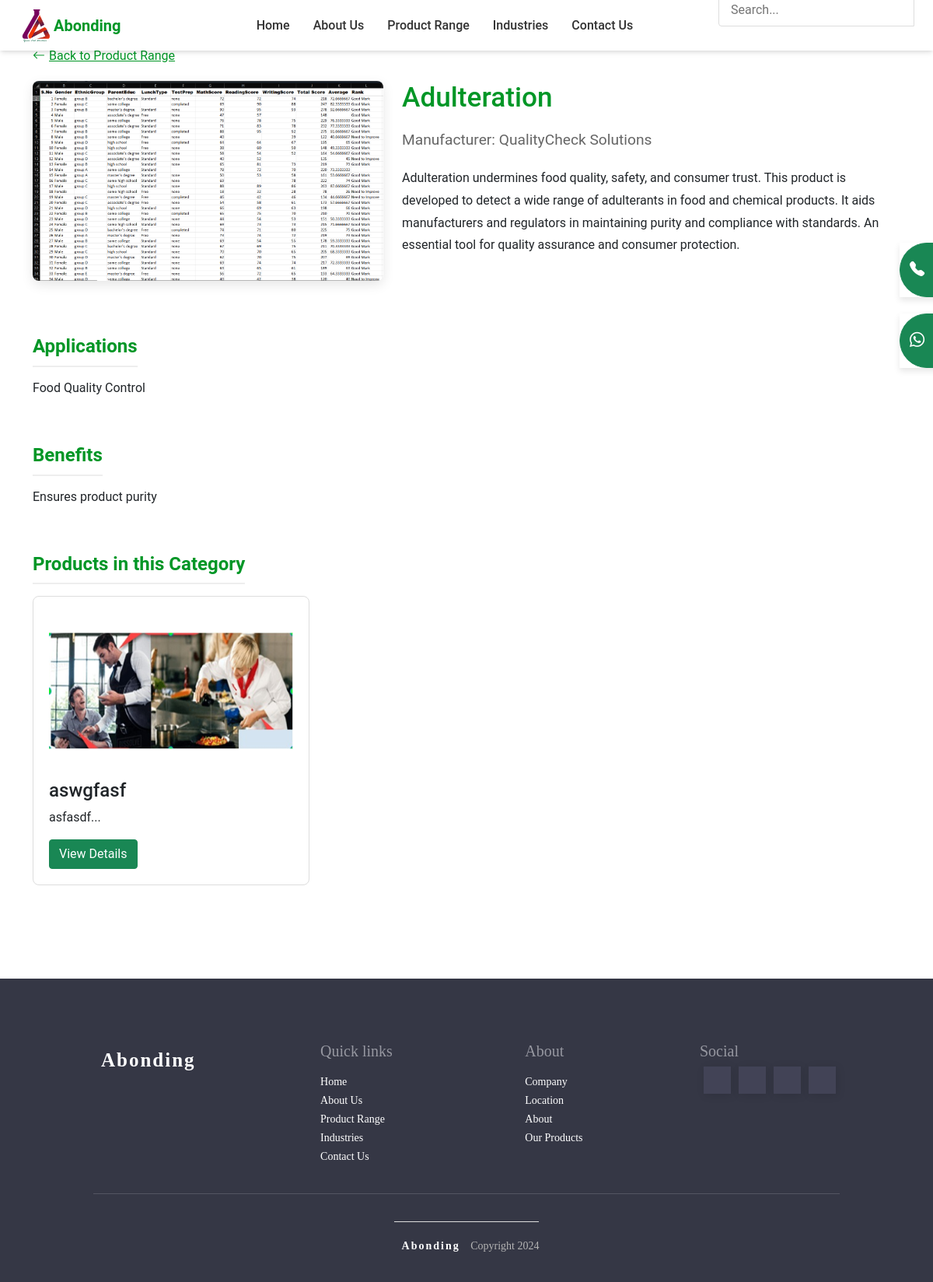
Page /productdetails.php?id=11 on the committed database.
### tables this page shows
CREATE TABLE `site_settings` (
  `id` int NOT NULL,
  `site_name` varchar(100) NOT NULL,
  `logo_path` varchar(255) DEFAULT NULL,
  `footer_copyright` text,
  `contact_whatsapp` varchar(20) DEFAULT NULL,
  `contact_phone` varchar(20) DEFAULT NULL,
  `created_at` timestamp NULL DEFAULT CURRENT_TIMESTAMP,
  `updated_at` timestamp NULL DEFAULT CURRENT_TIMESTAMP ON UPDATE CURRENT_TIMESTAMP,
  `industries_description` varchar(2000) NOT NULL
);

CREATE TABLE `product_categories` (
  `id` int NOT NULL,
  `name` varchar(100) NOT NULL,
  `image_path` varchar(255) DEFAULT NULL,
  `description` text,
  `applications` text,
  `benefits` text,
  `manufacturer` varchar(255) DEFAULT NULL,
  `is_active` tinyint(1) DEFAULT '1',
  `created_at` timestamp NULL DEFAULT CURRENT_TIMESTAMP,
  `updated_at` timestamp NULL DEFAULT CURRENT_TIMESTAMP ON UPDATE CURRENT_TIMESTAMP
);

CREATE TABLE `products` (
  `id` int NOT NULL,
  `category_id` int DEFAULT NULL,
  `name` varchar(100) NOT NULL,
  `image_path` varchar(255) DEFAULT NULL,
  `description` text,
  `link` varchar(255) DEFAULT NULL,
  `is_active` tinyint(1) DEFAULT '1',
  `created_at` timestamp NULL DEFAULT CURRENT_TIMESTAMP,
  `updated_at` timestamp NULL DEFAULT CURRENT_TIMESTAMP ON UPDATE CURRENT_TIMESTAMP
);

### includes/db.php (called while the page is built, shortened)
<?php
class Database {
    private $conn;
    public function __construct() {
        $this->conn = new mysqli(DB_HOST, DB_USER, DB_PASS, DB_NAME);
    }
    public function query($sql, $params = []) {
        $stmt = $this->conn->prepare($sql);
        if (!empty($params)) {
            $types = str_repeat('s', count($params));
            $stmt->bind_param($types, ...$params);
        }
        $stmt->execute();
        return $stmt;
    }
    public function fetchAll($sql, $params = []) {
        $stmt = $this->query($sql, $params);
        $result = $stmt->get_result();
        return $result->fetch_all(MYSQLI_ASSOC);
    }
    public function fetchOne($sql, $params = []) {
        $stmt = $this->query($sql, $params);
        $result = $stmt->get_result();
        return $result->fetch_assoc();
    }
}
$db = new Database();
?>

### productdetails.php (the view, shortened to what this page needs)
<?php
require_once 'includes/db.php';
$categoryId = $_GET['id'] ?? 0;
$category = $db->fetchOne("SELECT * FROM product_categories WHERE id = ?", [$categoryId]);
$products = $db->fetchAll("SELECT * FROM products WHERE category_id = ? AND is_active = 1 ORDER BY name", [$categoryId]);
?>
<!DOCTYPE html>
<html lang="en">
<head>
    <link href="https://cdn.jsdelivr.net/npm/bootstrap@5.0.2/dist/css/bootstrap.min.css" rel="stylesheet">
    <link rel="stylesheet" href="https://cdnjs.cloudflare.com/ajax/libs/bootstrap-icons/1.10.5/font/bootstrap-icons.min.css">
    <link rel="stylesheet" href="<?php echo BASE_URL; ?>/assets/css/style.css">
    <link rel="stylesheet" href="<?php echo BASE_URL; ?>/assets/css/header.css">
    <link rel="stylesheet" href="<?php echo BASE_URL; ?>/assets/css/footer.css">
</head>
<body>
    <?php include 'includes/header.php'; ?>
    <section class="product-detail-section">
        <div class="container">
            <a href="<?php echo BASE_URL; ?>/productrange.php" class="back-link">
                <i class="bi bi-arrow-left"></i> Back to Product Range
            </a>
            <div class="product-header">
                <div class="row">
                    <div class="col-md-5">
                        <?php if ($category['image_path']): ?>
                        <img src="<?php echo BASE_URL . '/' . htmlspecialchars($category['image_path']); ?>" alt="<?php echo htmlspecialchars($category['name']); ?>" class="product-image">
                        <?php endif; ?>
                    </div>
                    <div class="col-md-7">
                        <h1 class="product-title"><?php echo htmlspecialchars($category['name']); ?></h1>
                        <?php if (!empty($category['manufacturer'])): ?>
                        <p class="product-manufacturer">Manufacturer: <?php echo htmlspecialchars($category['manufacturer']); ?></p>
                        <?php endif; ?>
                        <div class="product-description">
                            <?php echo nl2br(htmlspecialchars($category['description'])); ?>
                        </div>
                    </div>
                </div>
            </div>
            <?php if (!empty($category['applications'])): ?>
            <div class="product-features">
                <h3 class="section-title">Applications</h3>
                <div class="row">
                    <div class="col-12">
                        <?php echo nl2br(htmlspecialchars($category['applications'])); ?>
                    </div>
                </div>
            </div>
            <?php endif; ?>
            <?php if (!empty($category['benefits'])): ?>
            <div class="product-features">
                <h3 class="section-title">Benefits</h3>
                <div class="row">
                    <div class="col-12">
                        <?php echo nl2br(htmlspecialchars($category['benefits'])); ?>
                    </div>
                </div>
            </div>
            <?php endif; ?>
            <?php if (!empty($products)): ?>
            <div class="related-products">
                <h3 class="section-title">Products in this Category</h3>
                <div class="row">
                    <?php foreach ($products as $product): ?>
                    <div class="col-md-4">
                        <div class="product-card">
                            <?php if ($product['image_path']): ?>
                            <img src="<?php echo BASE_URL . '/' . htmlspecialchars($product['image_path']); ?>" alt="<?php echo htmlspecialchars($product['name']); ?>">
                            <?php endif; ?>
                            <h4><?php echo htmlspecialchars($product['name']); ?></h4>
                            <p><?php echo htmlspecialchars(substr($product['description'], 0, 100)); ?>...</p>
                            <a href="#" class="btn btn-success">View Details</a>
                        </div>
                    </div>
                    <?php endforeach; ?>
                </div>
            </div>
            <?php endif; ?>
        </div>
    </section>
    <?php include 'includes/footer.php'; ?>
</body>
</html>

### includes/header.php (shortened to what this page needs)
<?php
if (!isset($settings)) {
    require_once __DIR__ . '/db.php';
    $db = new Database();
    $settings = $db->fetchOne("SELECT * FROM site_settings LIMIT 1") ?: [];
}
?>
<header class="header" id="header">
    <nav class="navbar container">
        <section class="navbar__left">
            <a href="<?php echo BASE_URL; ?>" class="brand" style="text-decoration: none;color:#019626;font-weight:700;font-size: 20px;">
                <img src="<?php echo BASE_URL . '/' . htmlspecialchars($settings['logo_path'] ?? 'assets/img/logo.png'); ?>" style="height:45px"/>
                <?php echo htmlspecialchars($settings['site_name'] ?? 'Abonding'); ?>
            </a>
        </section>
        <section class="navbar__center">
            <ul class="nav__links">
                <li><a href="<?php echo BASE_URL; ?>" class="<?php echo basename($_SERVER['PHP_SELF']) == 'index.php' ? 'active' : ''; ?>">Home</a></li>
                <li><a href="<?php echo BASE_URL; ?>/aboutus.php" class="<?php echo basename($_SERVER['PHP_SELF']) == 'aboutus.php' ? 'active' : ''; ?>">About Us</a></li>
                <li><a href="<?php echo BASE_URL; ?>/productrange.php" class="<?php echo basename($_SERVER['PHP_SELF']) == 'productrange.php' ? 'active' : ''; ?>">Product Range</a></li>
                <li><a href="<?php echo BASE_URL; ?>/industries.php" class="<?php echo basename($_SERVER['PHP_SELF']) == 'industries.php' ? 'active' : ''; ?>">Industries</a></li>
                <li><a href="<?php echo BASE_URL; ?>/contactus.php" class="<?php echo basename($_SERVER['PHP_SELF']) == 'contactus.php' ? 'active' : ''; ?>">Contact Us</a></li>
            </ul>
        </section>
        <section class="navbar__right">
            <div class="search-box">
                <form action="<?php echo BASE_URL; ?>/search.php" method="get">
                    <input type="text" name="q" placeholder="Search..." class="search-input">
                    <button type="submit" class="search-button">
                        <i class="bi bi-search"></i>
                    </button>
                </form>
            </div>
        </section>
    </nav>
</header>

### includes/footer.php (shortened to what this page needs)
<footer>
    <div class="up-section">
        <a href="<?php echo BASE_URL; ?>" class="f-logo">
            <?php echo htmlspecialchars($settings['site_name'] ?? 'Abonding'); ?>
        </a>
        <ul>
            <h1>Quick links</h1>
            <li><a href="<?php echo BASE_URL; ?>" class="<?php echo basename($_SERVER['PHP_SELF']) == 'index.php' ? 'active' : ''; ?>">Home</a></li>
                <li><a href="<?php echo BASE_URL; ?>/aboutus.php" class="<?php echo basename($_SERVER['PHP_SELF']) == 'aboutus.php' ? 'active' : ''; ?>">About Us</a></li>
                <li><a href="<?php echo BASE_URL; ?>/productrange.php" class="<?php echo basename($_SERVER['PHP_SELF']) == 'productrange.php' ? 'active' : ''; ?>">Product Range</a></li>
                <li><a href="<?php echo BASE_URL; ?>/industries.php" class="<?php echo basename($_SERVER['PHP_SELF']) == 'industries.php' ? 'active' : ''; ?>">Industries</a></li>
                <li><a href="<?php echo BASE_URL; ?>/contactus.php" class="<?php echo basename($_SERVER['PHP_SELF']) == 'contactus.php' ? 'active' : ''; ?>">Contact Us</a></li>
        </ul>
        <ul>
            <h1>About</h1>
            <li><a href="<?php echo BASE_URL; ?>/aboutus#company">Company</a></li>
            <li><a href="<?php echo BASE_URL; ?>/contactus#location">Location</a></li>
            <li><a href="<?php echo BASE_URL; ?>/aboutus">About</a></li>
            <li><a href="<?php echo BASE_URL; ?>/productrange.php" class="<?php echo basename($_SERVER['PHP_SELF']) == 'productrange.php' ? 'active' : ''; ?>">Our Products</a></li>
        </ul>
        <div class="social">
            <h1>Social</h1>
            <div class="social-icons">
                <a href="#"><i class="fa-brands fa-facebook"></i></a>
                <a href="#"><i class="fa-brands fa-x-twitter"></i></a>
                <a href="#"><i class="fa-brands fa-instagram"></i></a>
                <a href="#"><i class="fa-brands fa-youtube"></i></a>
            </div>
        </div>
    </div>
    <p class="copyright">
        <span class="f-logo"><?php echo htmlspecialchars($settings['site_name'] ?? 'Abonding'); ?></span>
        <?php echo htmlspecialchars($settings['footer_copyright'] ?? 'Copyright ' . date('Y')); ?>
    </p>
</footer>
<div class="bodydiv">
    <div class="btn-group my mb-3" role="group" aria-label="Basic example">
        <button type="button" class="btn btn-success"><i class="bi my bi-whatsapp"></i></button>
    </div>
    <div class="btn-group my" role="group" aria-label="Basic example">
        <button type="button" class="btn btn-success"><i class="bi my bi-telephone-fill"></i></button>
    </div>
</div>
</body>
</html>

### assets/css/style.css (style rules this page uses)
footer { background-color: #f8f9fa; padding: 40px 0 20px; margin-top: 40px; }
.f-logo { font-weight: 700; color: #019626; font-size: 24px; }
footer ul { list-style: none; padding-left: 0; }
footer ul h1 { font-size: 18px; margin-bottom: 15px; color: #333; }
footer ul li a { color: #666; text-decoration: none; transition: color 0.3s; }
.social-icons a { display: inline-block; margin-right: 15px; color: #666; font-size: 20px; transition: color 0.3s; }
.copyright { text-align: center; margin-top: 30px; padding-top: 20px; border-top: 1px solid #ddd; color: #666; }
.bodydiv { position: fixed; bottom: 20px; right: 20px; z-index: 99; }
.btn-group.my { margin-bottom: 10px; box-shadow: 0 4px 8px rgba(0,0,0,0.1); }
.btn-group.my button { border-radius: 50px 0 0 50px !important; }

### assets/css/header.css (style rules this page uses)
:root { --shadow-small: 0 1px 3px 0 rgba(0, 0, 0, 0.1), 0 1px 2px 0 rgba(0, 0, 0, 0.06); --shadow-medium: 0 4px 6px -1px rgba(0, 0, 0, 0.1), 0 2px 4px -1px rgba(0, 0, 0, 0.06); --shadow-large: 0 10px 15px -3px rgba(0, 0, 0, 0.1), 0 4px 6px -2px rgba(0, 0, 0, 0.05); --color: #019626; --color2: #161d27; --color2-dark: #0f131a; }
#header a, #header button { cursor: pointer; -webkit-user-select: none; -moz-user-select: none; -ms-user-select: none; user-select: none; border: none; outline: none; background: none; }
footer { background-color: #353745; box-sizing: border-box; display: flex; flex-direction: column; align-items: center; }
footer a { text-decoration:none; }
footer ul { list-style:none !important; }
.f-logo { color: #FFFFFF; font-family: 'Turret Road'; letter-spacing: 2px; padding: 5px 10px; font-size: 25px; }
.up-section, .down-section { display: flex; justify-content: space-between; padding: 3% 0px; margin: 5px; width: 80%; flex-wrap: wrap; }
.up-section { border-bottom: 1px solid #545562; }
.up-section ul, .down-section ul { font-family: 'Montserrat'; margin: 0; padding: 0 20px; }
.up-section ul li a, .down-section ul li a { font-size: 16px; color: #FFFFFF; transition: all ease .5s; }
.up-section h1, .down-section h1 { color: #9697A0; font-size: 20px; font-family: 'Montserrat'; }
.social-icons { display: flex; }
.social-icons a { width: 35px; height: 35px; margin: 0 5px; background-color: #424356; box-shadow: 2px 2px 12px rgba(0, 0, 0, .1); display: flex; justify-content: center; align-items: center; transition: all ease .5s; }
.copyright { font-family: 'Montserrat'; font-size: 20px; color: #B3B3B3; }
body { margin: 0; font-family: 'Roboto', sans-serif; overflow-x:hidden; }
#header img, #header video { display: block; max-width: 100%; height: auto; -o-object-fit: cover; object-fit: cover; }
#header img { image-rendering: -webkit-optimize-contrast; image-rendering: -moz-crisp-edges; image-rendering: crisp-edges; }
#header a { text-decoration:none; }
#header .container { max-width: 75rem; height: auto; margin-inline: auto; padding-inline: 1.5rem; }
#header.header { position: fixed; top: 0; left: 0; width: 100%; height: auto; z-index: 100; margin: 0 auto; background-color: #fff; box-shadow: var(--shadow-medium); }
#header .navbar { display: flex; flex-wrap: wrap; align-content: center; align-items: center; justify-content: space-between; width: 100%; height: 65px; margin: 0 auto; }
#header .navbar .navbar__left { display: flex; align-items: center; flex: 0 0 17%; }
#header .navbar .navbar__center { display: flex; }
#header .navbar .navbar__right { display: flex; flex: 0 0 17%; align-items: center; justify-content: flex-end; -moz-column-gap: 1.5rem; column-gap: 1.5rem; }
#header .brand { display: flex; align-items: center; order: 1; }
.section-title { font-size: 2rem; font-weight: bold; text-align: center; position: relative; display: inline-block; }
.bodydiv { width: 100vw; height: 100vh; position: fixed; top: 0; right: -160px; margin: 0; gap: 11px; padding: 10px; background:transparent; display: flex; flex-direction: column-reverse; justify-content: center; align-items: flex-end; z-index: 2000; pointer-events:none; }
.btn-group.my { pointer-events:auto; z-index: 2000; transition: transform 0.2s ease-in-out; will-change: transform; }
.bi.my { font-size: 1.2rem; }
.up-section ul li a { margin-top:2px; font-size:14px !important; }
.copyright, .copyright span { font-size:14px; }

### rows in the picture
site_settings: logo_path (picture), site_name "Abonding", footer_copyright "Copyright 2024"
product_categories: image_path (picture), name "Adulteration", manufacturer "QualityCheck Solutions", description "Adulteration undermines food quality, safety, and consumer trust. This product is developed to detect a wide range of adulterants in food and chemical products. It aids manufacturers and regulators in maintaining purity and compliance with standards. An essential tool for quality assurance and consumer protection.", applications "Food Quality Control", benefits "Ensures product purity"
products: image_path (picture), name "aswgfasf", description "asfasdf"
